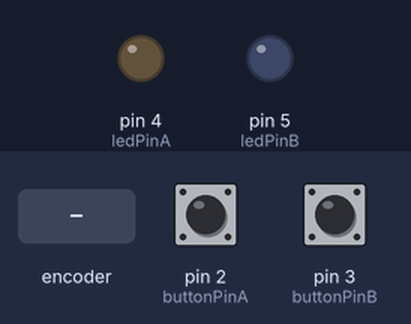
Bench run of a sketch on a simulated Arduino Uno, built with avr-gcc and run on an emulated ATmega328P. On the bench: output pins drawn as LEDs (lit = HIGH). Inputs (shaded band) come from the test bench; at power-on: pin 2 (buttonPinA) HIGH, pin 3 (buttonPinB) HIGH.

Above: at 4.8 s.
4.9 s: rotary encoder on pin 2 (buttonPinA) / pin 3 (buttonPinB) turned 3 steps (first pin leading)
At 6.6 s:
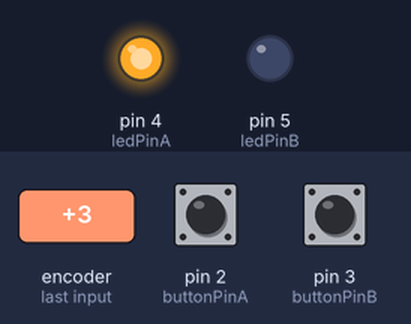
Timing chart, 0 to 8.1 s (numbered marks = the images above; inputs shaded):
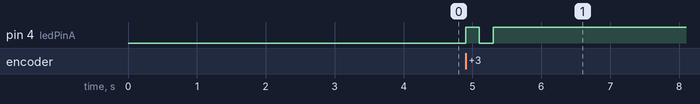

The sketch:

Task2-3.ino
```cpp
const int buttonPinA = 2;
const int ledPinA = 4;

const int buttonPinB = 3;
const int ledPinB = 5;

volatile bool ledStateA = false;

bool ledStateB = false;

// 記錄 Button B 上一次的狀態
bool lastButtonStateB = HIGH;

void setup() {

  pinMode(buttonPinA, INPUT_PULLUP);
  pinMode(ledPinA, OUTPUT);

  pinMode(buttonPinB, INPUT_PULLUP);
  pinMode(ledPinB, OUTPUT);

  digitalWrite(ledPinA, LOW);
  digitalWrite(ledPinB, LOW);

  // Button A 使用外部中斷
  attachInterrupt(
    digitalPinToInterrupt(buttonPinA),
    buttonISR,
    FALLING
  );

}

void loop() {

  // ===== LED A：External Interrupt =====

  digitalWrite(ledPinA, ledStateA);


  // ===== LED B：Polling =====

  bool currentButtonStateB = digitalRead(buttonPinB);

  // 偵測 HIGH → LOW（按下瞬間）
  if (lastButtonStateB == HIGH &&
      currentButtonStateB == LOW) {

    ledStateB = !ledStateB;

    digitalWrite(ledPinB, ledStateB);

  }

  // 儲存這次狀態，供下一次比較
  lastButtonStateB = currentButtonStateB;


  // 模擬忙碌的系統
  delay(2000);

}


// ===== Button A 中斷函式 =====

void buttonISR() {

  ledStateA = !ledStateA;

  digitalWrite(ledPinA, ledStateA);

}
```

Measured:
- after the input at 4.9 s, pin 4 (ledPinA): LOW → HIGH at once, → LOW 0.20 s later, → HIGH 0.20 s later
